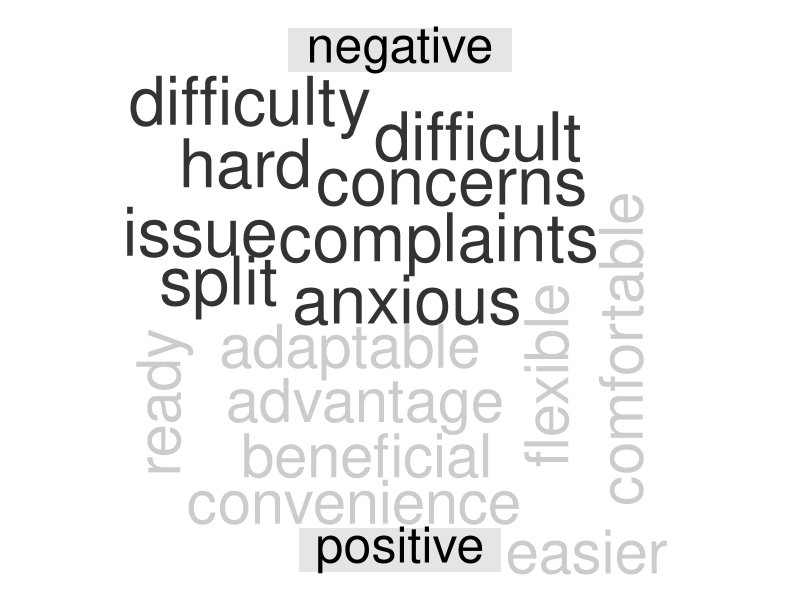
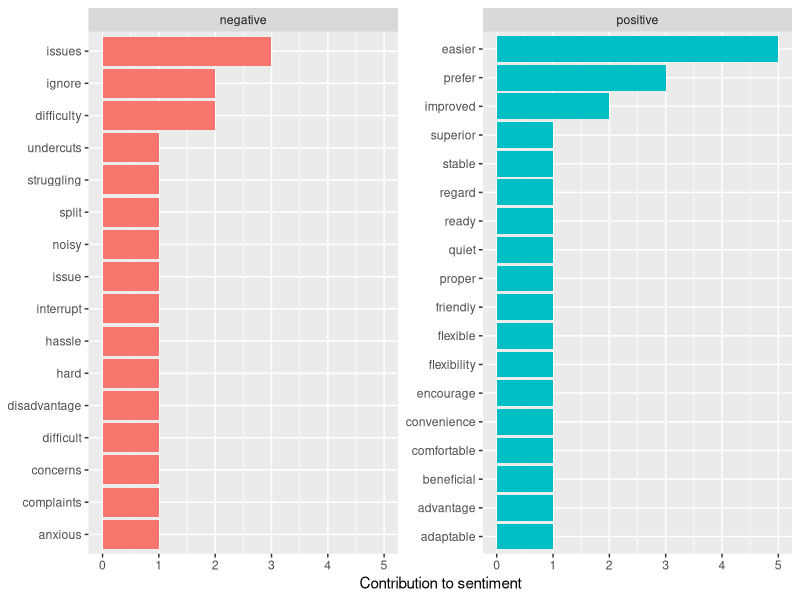

Here is the R script that generated these plots, in order:
library(tidyverse)
library(dplyr)
library(ggplot2)
library(readr)
library(reshape2)
library(tm)
library(wordcloud)

setwd("F:/Desk/Winter2021/WT-CivilWebsite/Report")
path <- getwd()

sCAN_S_A <- read_csv("sCAN_DA_S_AFINN.csv")
sCAN_S_B <- read_csv("sCAN_DA_S_BING.csv")
colnames(sCAN_S_A) <- c("index", "word", "word_count", "PER", "value")
colnames(sCAN_S_B) <- c("index", "word", "word_count", "PER", "sentiment")

AVG_sCAN <- sum(sCAN_S_A$value*sCAN_S_A$word_count)/sum(sCAN_S_A$word_count)

I_sCAN_pnw <- sCAN_S_B %>%
  dplyr::count(word, sentiment, sort=TRUE) %>%
  acast(word ~ sentiment, value.var = "n", fill = 0) %>%
  comparison.cloud(colors =c("gray20", "gray80"))

G_sCAN_S <- sCAN_S_B %>%
  group_by(sentiment) %>%
  ungroup() %>%
  mutate(word = reorder(word, word_count)) %>%
  ggplot(aes(word_count, word, fill=sentiment)) +
  geom_col(show.legend = FALSE) +
  facet_wrap(~sentiment,scales = "free_y") +
  labs(x = "Contribution to sentiment", y = NULL)
G_sCAN_S
